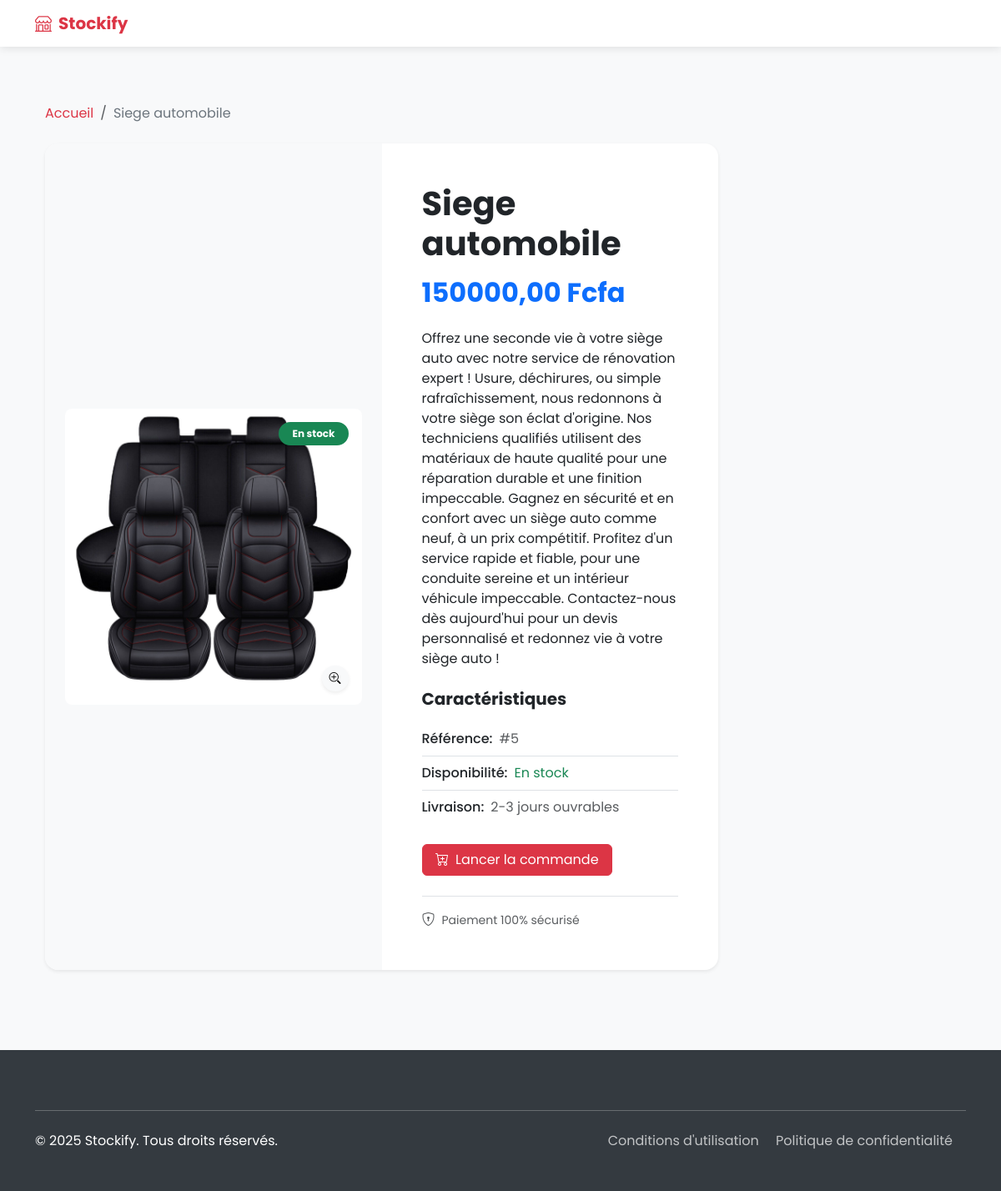
The app's page /store/product/5/ with its own data.
### inventory/models.py (models this page shows, shortened)
class Product(models.Model):
    name = models.CharField(max_length=255)
    description = models.TextField(blank=True)
    slug = models.SlugField(max_length=125)
    price = models.DecimalField(max_digits=10, decimal_places=2, default=0.0)
    stock = models.PositiveIntegerField(blank=True, null=True)
    thumbnail = models.ImageField(upload_to="products", blank=True, null=True)
    created_at = models.DateTimeField(auto_now_add=True)
    updated_at = models.DateTimeField(auto_now=True)

### store/views.py (the view)
# urls.py: path('product/<int:product_id>/', product_detail, name='product_detail'),
def product_detail(request, product_id):
    product = get_object_or_404(Product, id=product_id)
    return render(request, 'store/product_detail.html', {'product': product})

### store/templates/store/product_detail.html (shortened to what this page needs)
{% extends 'store_layout.html' %}
{% block contenu %}
<div class="container py-5">
    <nav aria-label="breadcrumb" class="mb-4">
        <ol class="breadcrumb">
            <li class="breadcrumb-item"><a href="{% url 'store:index' %}" class="text-decoration-none">Accueil</a></li>
            <li class="breadcrumb-item active" aria-current="page">{{ product.name }}</li>
        </ol>
    </nav>
    <div class="card border-0 shadow-sm rounded-4 overflow-hidden">
        <div class="row g-0">
            <div class="col-md-6 p-4 d-flex align-items-center justify-content-center bg-light">
                <div class="product-image-container position-relative">
                    <img src="{{ product.thumbnail.url }}" class="img-fluid rounded-3" alt="{{ product.name }}" id="mainImage">
                    <div class="position-absolute top-0 end-0 m-3">
                        <span class="badge bg-success rounded-pill px-3 py-2">{% if product.stock > 0 %} En stock {% else %} Rupture {% endif %}</span>
                    </div>
                    <div class="position-absolute bottom-0 end-0 m-3">
                        <button class="btn btn-sm btn-light rounded-circle shadow-sm" data-bs-toggle="modal" data-bs-target="#imageModal">
                            <i class="bi bi-zoom-in"></i>
                        </button>
                    </div>
                </div>
            </div>
            <div class="col-md-6">
                <div class="card-body p-4 p-lg-5">
                    <h1 class="card-title fw-bold mb-3">{{ product.name }}</h1>
                    <div class="d-flex align-items-center mb-4">
                        <h2 class="fw-bold text-primary mb-0">{{ product.price }} Fcfa</h2>
                    </div>
                    <p class="card-text mb-4">{{ product.description }}</p>
                    <div class="mb-4">
                        <h5 class="fw-bold mb-3">Caractéristiques</h5>
                        <ul class="list-group list-group-flush">
                            <li class="list-group-item bg-transparent px-0 d-flex">
                                <span class="fw-medium me-2">Référence:</span>
                                <span class="text-muted">#{{ product.id }}</span>
                            </li>
                            <li class="list-group-item bg-transparent px-0 d-flex">
                                <span class="fw-medium me-2">Disponibilité:</span>
                                <span class="text-success">{% if product.stock > 0 %} En stock {% else %} Rupture {% endif %}</span>
                            </li>
                            <li class="list-group-item bg-transparent px-0 d-flex">
                                <span class="fw-medium me-2">Livraison:</span>
                                <span class="text-muted">2-3 jours ouvrables</span>
                            </li>
                        </ul>
                    </div>
                    <div class="mb-4">
                        <div class="row g-2">
                            <div class="col-8 col-lg-9">
                                <a href="{% url 'store:add_order' product.id %}" class="btn btn-primary w-100 d-flex align-items-center justify-content-center gap-2">
                                    <i class="bi bi-cart-plus"></i>
                                    <span>Lancer la commande</span>
                                </a>
                            </div>
                        </div>
                    </div>
                    <div class="mt-4 pt-3 border-top">
                        <div class="d-flex align-items-center text-muted">
                            <i class="bi bi-shield-lock me-2"></i>
                            <small>Paiement 100% sécurisé</small>
                        </div>
                    </div>
                </div>
            </div>
        </div>
    </div>
</div>
{% endblock %}

### templates/store_layout.html (style rules this page uses)
:root { --primary-color: #dc3545; --secondary-color: #6c757d; --accent-color: #ffc107; }
body { font-family: 'Poppins', sans-serif; background-color: #f8f9fa; padding-top: 76px; }
.btn-primary { background-color: var(--primary-color); border-color: var(--primary-color); }
.breadcrumb-item a { color: var(--primary-color); text-decoration: none; }
.breadcrumb-item.active { color: var(--secondary-color); }

### records on screen
Product: name "Siege automobile", thumbnail (picture), price "150000,00", description "Offrez une seconde vie à votre siège auto avec notre service de rénovation expert ! Usure, déchirures, ou simple rafraîchissement, nous redonnons à votre siège son éclat d'origine. Nos techniciens qualifiés utilisent des matériaux de haute qualité pour une réparation durable et une finition impeccable. Gagnez en sécurité et en confort avec un siège auto comme neuf, à un prix compétitif. Profitez d'un service rapide et fiable, pour une conduite sereine et un intérieur véhicule impeccable. Contactez-nous dès aujourd'hui pour un devis personnalisé et redonnez vie à votre siège auto !", id "5"
